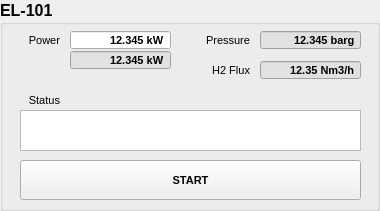
   <widget class="QGroupBox" name="EL101_GB">
    <property name="geometry">
     <rect>
      <x>40</x>
      <y>470</y>
      <width>380</width>
      <height>211</height>
     </rect>
    </property>
    <property name="font">
     <font>
      <pointsize>12</pointsize>
      <weight>75</weight>
      <bold>true</bold>
     </font>
    </property>
    <property name="title">
     <string>EL-101</string>
    </property>
    <widget class="QDoubleSpinBox" name="EL101_Pset_DSB">
     <property name="geometry">
      <rect>
       <x>70</x>
       <y>30</y>
       <width>101</width>
       <height>20</height>
      </rect>
     </property>
     <property name="font">
      <font>
       <pointsize>8</pointsize>
       <weight>75</weight>
       <bold>true</bold>
      </font>
     </property>
     <property name="alignment">
      <set>Qt::AlignRight|Qt::AlignTrailing|Qt::AlignVCenter</set>
     </property>
     <property name="buttonSymbols">
      <enum>QAbstractSpinBox::NoButtons</enum>
     </property>
     <property name="suffix">
      <string> kW</string>
     </property>
     <property name="decimals">
      <number>3</number>
     </property>
     <property name="value">
      <double>12.345000000000001</double>
     </property>
    </widget>
    <widget class="QLabel" name="EL101_P_LBL">
     <property name="geometry">
      <rect>
       <x>10</x>
       <y>30</y>
       <width>50</width>
       <height>20</height>
      </rect>
     </property>
     <property name="font">
      <font>
       <pointsize>8</pointsize>
       <weight>50</weight>
       <bold>false</bold>
      </font>
     </property>
     <property name="text">
      <string>Power</string>
     </property>
     <property name="alignment">
      <set>Qt::AlignRight|Qt::AlignTrailing|Qt::AlignVCenter</set>
     </property>
    </widget>
    <widget class="QDoubleSpinBox" name="EL101_H2_DSB">
     <property name="enabled">
      <bool>true</bool>
     </property>
     <property name="geometry">
      <rect>
       <x>260</x>
       <y>60</y>
       <width>101</width>
       <height>20</height>
      </rect>
     </property>
     <property name="font">
      <font>
       <pointsize>8</pointsize>
       <weight>75</weight>
       <bold>true</bold>
      </font>
     </property>
     <property name="styleSheet">
      <string notr="true">background-color: rgb(225, 225, 225);</string>
     </property>
     <property name="alignment">
      <set>Qt::AlignRight|Qt::AlignTrailing|Qt::AlignVCenter</set>
     </property>
     <property name="readOnly">
      <bool>true</bool>
     </property>
     <property name="buttonSymbols">
      <enum>QAbstractSpinBox::NoButtons</enum>
     </property>
     <property name="suffix">
      <string> Nm3/h</string>
     </property>
     <property name="decimals">
      <number>2</number>
     </property>
     <property name="value">
      <double>12.350000000000000</double>
     </property>
    </widget>
    <widget class="QLabel" name="EL101_H2_LBL">
     <property name="geometry">
      <rect>
       <x>200</x>
       <y>60</y>
       <width>50</width>
       <height>20</height>
      </rect>
     </property>
     <property name="font">
      <font>
       <pointsize>8</pointsize>
       <weight>50</weight>
       <bold>false</bold>
      </font>
     </property>
     <property name="text">
      <string>H2 Flux</string>
     </property>
     <property name="alignment">
      <set>Qt::AlignRight|Qt::AlignTrailing|Qt::AlignVCenter</set>
     </property>
    </widget>
    <widget class="QLabel" name="EL101_status_LBL">
     <property name="geometry">
      <rect>
       <x>20</x>
       <y>90</y>
       <width>40</width>
       <height>20</height>
      </rect>
     </property>
     <property name="font">
      <font>
       <pointsize>8</pointsize>
       <weight>50</weight>
       <bold>false</bold>
      </font>
     </property>
     <property name="text">
      <string>Status</string>
     </property>
     <property name="alignment">
      <set>Qt::AlignRight|Qt::AlignTrailing|Qt::AlignVCenter</set>
     </property>
    </widget>
    <widget class="QTextEdit" name="EL101_log_TE">
     <property name="geometry">
      <rect>
       <x>20</x>
       <y>110</y>
       <width>341</width>
       <height>41</height>
      </rect>
     </property>
    </widget>
    <widget class="QLabel" name="EL101_statusLed_LBL">
     <property name="geometry">
      <rect>
       <x>70</x>
       <y>0</y>
       <width>20</width>
       <height>20</height>
      </rect>
     </property>
     <property name="text">
      <string/>
     </property>
     <property name="pixmap">
      <pixmap>_resources/Led-OFF_20x20.png</pixmap>
     </property>
    </widget>
    <widget class="QDoubleSpinBox" name="EL101_Pread_DSB">
     <property name="geometry">
      <rect>
       <x>70</x>
       <y>50</y>
       <width>101</width>
       <height>20</height>
      </rect>
     </property>
     <property name="font">
      <font>
       <pointsize>8</pointsize>
       <weight>75</weight>
       <bold>true</bold>
      </font>
     </property>
     <property name="styleSheet">
      <string notr="true">background-color: rgb(225, 225, 225);</string>
     </property>
     <property name="alignment">
      <set>Qt::AlignRight|Qt::AlignTrailing|Qt::AlignVCenter</set>
     </property>
     <property name="readOnly">
      <bool>true</bool>
     </property>
     <property name="buttonSymbols">
      <enum>QAbstractSpinBox::NoButtons</enum>
     </property>
     <property name="suffix">
      <string> kW</string>
     </property>
     <property name="decimals">
      <number>3</number>
     </property>
     <property name="value">
      <double>12.345000000000001</double>
     </property>
    </widget>
    <widget class="QDoubleSpinBox" name="EL101_pressure_DSB">
     <property name="geometry">
      <rect>
       <x>260</x>
       <y>30</y>
       <width>101</width>
       <height>20</height>
      </rect>
     </property>
     <property name="font">
      <font>
       <pointsize>8</pointsize>
       <weight>75</weight>
       <bold>true</bold>
      </font>
     </property>
     <property name="styleSheet">
      <string notr="true">background-color: rgb(225, 225, 225);</string>
     </property>
     <property name="alignment">
      <set>Qt::AlignRight|Qt::AlignTrailing|Qt::AlignVCenter</set>
     </property>
     <property name="readOnly">
      <bool>true</bool>
     </property>
     <property name="buttonSymbols">
      <enum>QAbstractSpinBox::NoButtons</enum>
     </property>
     <property name="suffix">
      <string> barg</string>
     </property>
     <property name="decimals">
      <number>3</number>
     </property>
     <property name="value">
      <double>12.345000000000001</double>
     </property>
    </widget>
    <widget class="QLabel" name="EL101_pressure_LBL">
     <property name="geometry">
      <rect>
       <x>200</x>
       <y>30</y>
       <width>50</width>
       <height>20</height>
      </rect>
     </property>
     <property name="font">
      <font>
       <pointsize>8</pointsize>
       <weight>50</weight>
       <bold>false</bold>
      </font>
     </property>
     <property name="text">
      <string>Pressure</string>
     </property>
     <property name="alignment">
      <set>Qt::AlignRight|Qt::AlignTrailing|Qt::AlignVCenter</set>
     </property>
    </widget>
    <widget class="QPushButton" name="EL101_start_PB">
     <property name="geometry">
      <rect>
       <x>20</x>
       <y>160</y>
       <width>341</width>
       <height>40</height>
      </rect>
     </property>
     <property name="font">
      <font>
       <pointsize>8</pointsize>
       <weight>75</weight>
       <bold>true</bold>
      </font>
     </property>
     <property name="text">
      <string>START</string>
     </property>
     <property name="checkable">
      <bool>true</bool>
     </property>
     <property name="autoDefault">
      <bool>false</bool>
     </property>
     <property name="default">
      <bool>false</bool>
     </property>
     <property name="flat">
      <bool>false</bool>
     </property>
    </widget>
   </widget>
